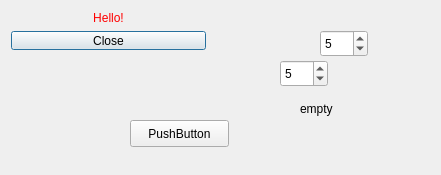
<?xml version="1.0" encoding="UTF-8"?>
<ui version="4.0">
 <class>Dialog</class>
 <widget class="QDialog" name="Dialog">
  <property name="geometry">
   <rect>
    <x>0</x>
    <y>0</y>
    <width>441</width>
    <height>175</height>
   </rect>
  </property>
  <property name="windowTitle">
   <string>Dialog</string>
  </property>
  <widget class="QWidget" name="verticalLayoutWidget">
   <property name="geometry">
    <rect>
     <x>0</x>
     <y>0</y>
     <width>217</width>
     <height>61</height>
    </rect>
   </property>
   <layout class="QVBoxLayout" name="verticalLayout">
    <item>
     <widget class="QLabel" name="label">
      <property name="text">
       <string>&lt;center&gt;
&lt;font color = red&gt;Hello!&lt;/font&gt;</string>
      </property>
     </widget>
    </item>
    <item>
     <widget class="QPushButton" name="pushButton">
      <property name="text">
       <string>Close</string>
      </property>
     </widget>
    </item>
   </layout>
  </widget>
  <widget class="QSpinBox" name="spinBox">
   <property name="geometry">
    <rect>
     <x>320</x>
     <y>30</y>
     <width>48</width>
     <height>27</height>
    </rect>
   </property>
   <property name="value">
    <number>5</number>
   </property>
  </widget>
  <widget class="QLabel" name="label_2">
   <property name="geometry">
    <rect>
     <x>300</x>
     <y>100</y>
     <width>67</width>
     <height>17</height>
    </rect>
   </property>
   <property name="text">
    <string>empty</string>
   </property>
  </widget>
  <widget class="QPushButton" name="pushButton_2">
   <property name="geometry">
    <rect>
     <x>130</x>
     <y>120</y>
     <width>99</width>
     <height>27</height>
    </rect>
   </property>
   <property name="text">
    <string>PushButton</string>
   </property>
  </widget>
  <widget class="QSpinBox" name="spinBox_2">
   <property name="geometry">
    <rect>
     <x>280</x>
     <y>60</y>
     <width>48</width>
     <height>27</height>
    </rect>
   </property>
   <property name="value">
    <number>5</number>
   </property>
  </widget>
 </widget>
 <layoutdefault spacing="6" margin="11"/>
 <resources/>
 <connections>
  <connection>
   <sender>pushButton</sender>
   <signal>clicked()</signal>
   <receiver>Dialog</receiver>
   <slot>close()</slot>
   <hints>
    <hint type="sourcelabel">
     <x>108</x>
     <y>46</y>
    </hint>
    <hint type="destinationlabel">
     <x>199</x>
     <y>149</y>
    </hint>
   </hints>
  </connection>
 </connections>
</ui>
